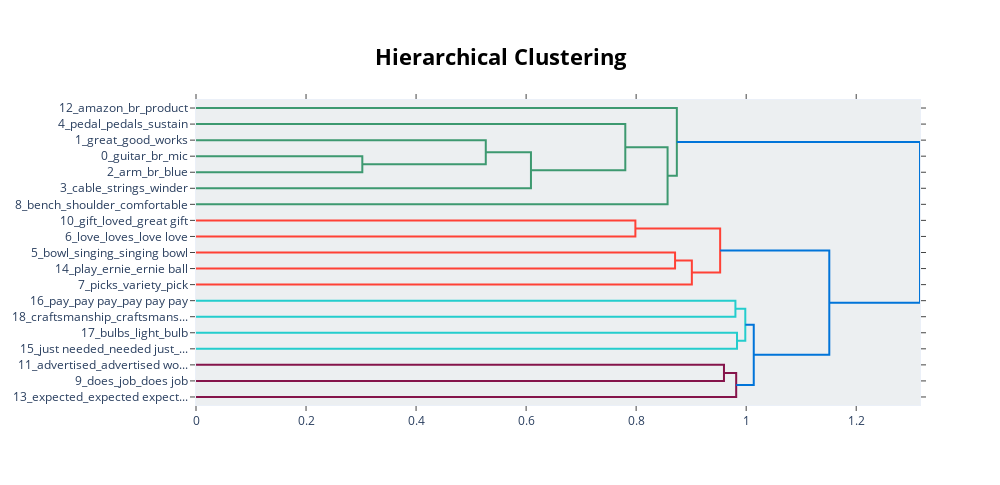

Source (notebook cell):
### Code cell
model.visualize_hierarchy()

### Figure 1 — Plotly figure (JSON) as saved in the notebook; plotly's stock layout.template omitted (floating-point values rounded to 4 significant figures)
{"data": [{"hoverinfo": "text", "marker": {"color": "rgb(61,153,112)"}, "mode": "lines", "type": "scatter", "x": [0.0, 0.3023, 0.3023, 0.0], "xaxis": "x", "y": [-35.0, -35.0, -45.0, -45.0], "yaxis": "y"}, {"hoverinfo": "text", "marker": {"color": "rgb(61,153,112)"}, "mode": "lines", "type": "scatter", "x": [0.0, 0.5267, 0.5267, 0.3023], "xaxis": "x", "y": [-25.0, -25.0, -40.0, -40.0], "yaxis": "y"}, {"hoverinfo": "text", "marker": {"color": "rgb(61,153,112)"}, "mode": "lines", "type": "scatter", "x": [0.5267, 0.6088, 0.6088, 0.0], "xaxis": "x", "y": [-32.5, -32.5, -55.0, -55.0], "yaxis": "y"}, {"hoverinfo": "text", "marker": {"color": "rgb(61,153,112)"}, "mode": "lines", "type": "scatter", "x": [0.0, 0.7803, 0.7803, 0.6088], "xaxis": "x", "y": [-15.0, -15.0, -43.75, -43.75], "yaxis": "y"}, {"hoverinfo": "text", "marker": {"color": "rgb(61,153,112)"}, "mode": "lines", "type": "scatter", "x": [0.7803, 0.8571, 0.8571, 0.0], "xaxis": "x", "y": [-29.38, -29.38, -65.0, -65.0], "yaxis": "y"}, {"hoverinfo": "text", "marker": {"color": "rgb(61,153,112)"}, "mode": "lines", "type": "scatter", "x": [0.0, 0.874, 0.874, 0.8571], "xaxis": "x", "y": [-5.0, -5.0, -47.19, -47.19], "yaxis": "y"}, {"hoverinfo": "text", "marker": {"color": "rgb(255,65,54)"}, "mode": "lines", "type": "scatter", "x": [0.0, 0.7986, 0.7986, 0.0], "xaxis": "x", "y": [-75.0, -75.0, -85.0, -85.0], "yaxis": "y"}, {"hoverinfo": "text", "marker": {"color": "rgb(255,65,54)"}, "mode": "lines", "type": "scatter", "x": [0.0, 0.8707, 0.8707, 0.0], "xaxis": "x", "y": [-95.0, -95.0, -105.0, -105.0], "yaxis": "y"}, {"hoverinfo": "text", "marker": {"color": "rgb(255,65,54)"}, "mode": "lines", "type": "scatter", "x": [0.8707, 0.9013, 0.9013, 0.0], "xaxis": "x", "y": [-100.0, -100.0, -115.0, -115.0], "yaxis": "y"}, {"hoverinfo": "text", "marker": {"color": "rgb(255,65,54)"}, "mode": "lines", "type": "scatter", "x": [0.7986, 0.9527, 0.9527, 0.9013], "xaxis": "x", "y": [-80.0, -80.0, -107.5, -107.5], "yaxis": "y"}, {"hoverinfo": "text", "marker": {"color": "rgb(35,205,205)"}, "mode": "lines", "type": "scatter", "x": [0.0, 0.9804, 0.9804, 0.0], "xaxis": "x", "y": [-125.0, -125.0, -135.0, -135.0], "yaxis": "y"}, {"hoverinfo": "text", "marker": {"color": "rgb(35,205,205)"}, "mode": "lines", "type": "scatter", "x": [0.0, 0.9833, 0.9833, 0.0], "xaxis": "x", "y": [-145.0, -145.0, -155.0, -155.0], "yaxis": "y"}, {"hoverinfo": "text", "marker": {"color": "rgb(35,205,205)"}, "mode": "lines", "type": "scatter", "x": [0.9804, 0.9984, 0.9984, 0.9833], "xaxis": "x", "y": [-130.0, -130.0, -150.0, -150.0], "yaxis": "y"}, {"hoverinfo": "text", "marker": {"color": "rgb(133,20,75)"}, "mode": "lines", "type": "scatter", "x": [0.0, 0.9596, 0.9596, 0.0], "xaxis": "x", "y": [-165.0, -165.0, -175.0, -175.0], "yaxis": "y"}, {"hoverinfo": "text", "marker": {"color": "rgb(133,20,75)"}, "mode": "lines", "type": "scatter", "x": [0.9596, 0.9819, 0.9819, 0.0], "xaxis": "x", "y": [-170.0, -170.0, -185.0, -185.0], "yaxis": "y"}, {"hoverinfo": "text", "marker": {"color": "rgb(0,116,217)"}, "mode": "lines", "type": "scatter", "x": [0.9984, 1.014, 1.014, 0.9819], "xaxis": "x", "y": [-140.0, -140.0, -177.5, -177.5], "yaxis": "y"}, {"hoverinfo": "text", "marker": {"color": "rgb(0,116,217)"}, "mode": "lines", "type": "scatter", "x": [0.9527, 1.151, 1.151, 1.014], "xaxis": "x", "y": [-93.75, -93.75, -158.8, -158.8], "yaxis": "y"}, {"hoverinfo": "text", "marker": {"color": "rgb(0,116,217)"}, "mode": "lines", "type": "scatter", "x": [0.874, 1.316, 1.316, 1.151], "xaxis": "x", "y": [-26.09, -26.09, -126.2, -126.2], "yaxis": "y"}], "layout": {"autosize": false, "height": 485, "hoverlabel": {"bgcolor": "white", "font": {"family": "Rockwell", "size": 16}}, "hovermode": "closest", "plot_bgcolor": "#ECEFF1", "showlegend": false, "title": {"font": {"color": "Black", "size": 22}, "text": "<b>Hierarchical Clustering</b>", "x": 0.5, "xanchor": "center", "yanchor": "top"}, "width": 1000, "xaxis": {"mirror": "allticks", "rangemode": "tozero", "showgrid": false, "showline": true, "showticklabels": true, "ticks": "outside", "type": "linear", "zeroline": false}, "yaxis": {"mirror": "allticks", "range": [-190, 0], "rangemode": "tozero", "showgrid": false, "showline": true, "showticklabels": true, "tickmode": "array", "ticks": "outside", "ticktext": ["12_amazon_br_product", "4_pedal_pedals_sustain", "1_great_good_works", "0_guitar_br_mic", "2_arm_br_blue", "3_cable_strings_winder", "8_bench_shoulder_comfortable", "10_gift_loved_great gift", "6_love_loves_love love", "5_bowl_singing_singing bowl", "14_play_ernie_ernie ball", "7_picks_variety_pick", "16_pay_pay pay_pay pay pay", "18_craftsmanship_craftsmans...", "17_bulbs_light_bulb", "15_just needed_needed just_...", "11_advertised_advertised wo...", "9_does_job_does job", "13_expected_expected expect..."], "tickvals": [-5, -15, -25, -35, -45, -55, -65, -75, -85, -95, -105, -115, -125, -135, -145, -155, -165, -175, -185], "type": "linear", "zeroline": false}}}
